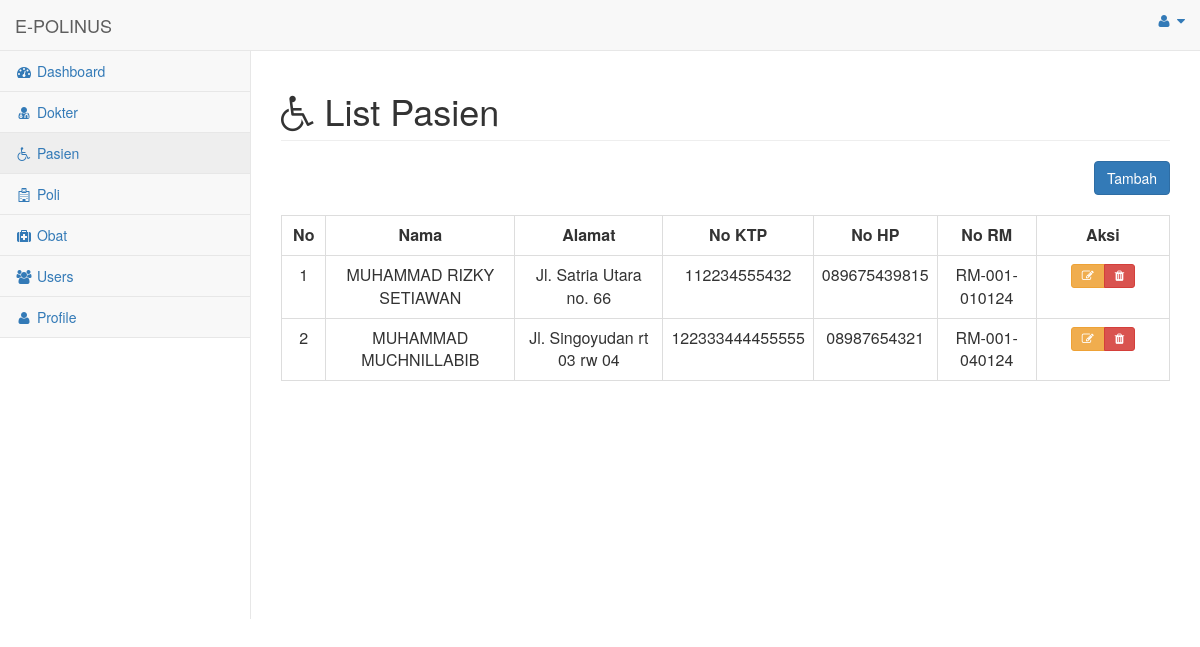
/menu/menu_pasien.php (signed in), run on an earlier commit of the app's database.
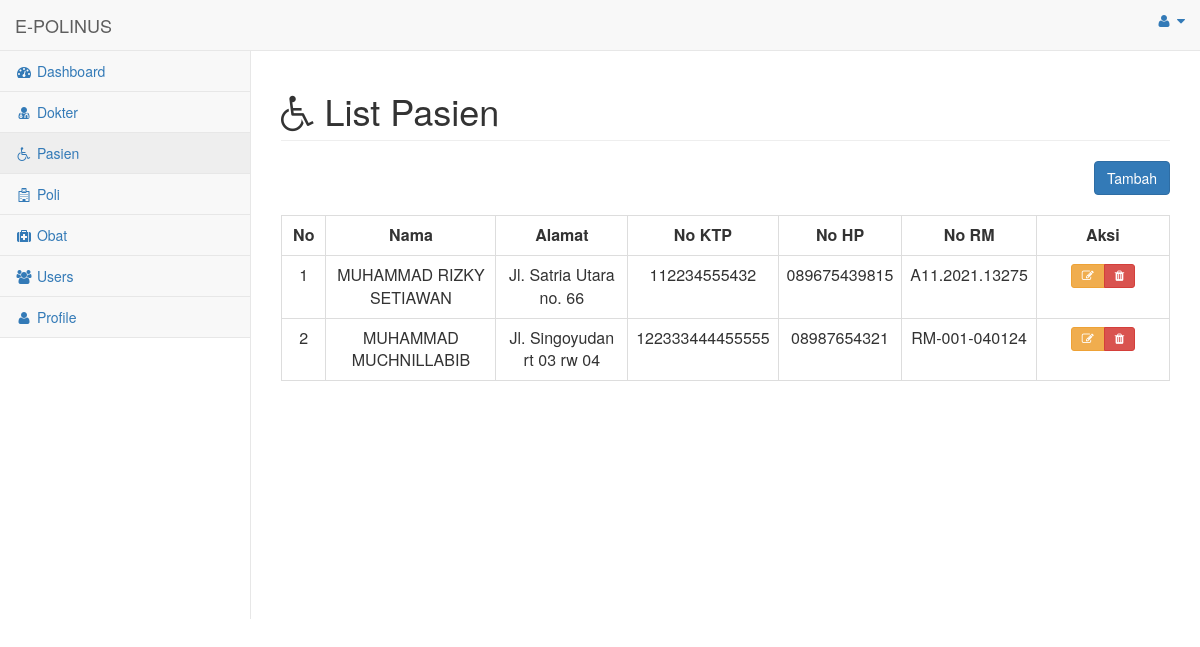
And on a later commit of the database.
### tables this page shows
CREATE TABLE `pasien` (
  `id` int(11) UNSIGNED NOT NULL,
  `nama` varchar(255) NOT NULL,
  `alamat` varchar(255) NOT NULL,
  `no_ktp` varchar(255) NOT NULL,
  `no_hp` varchar(255) NOT NULL,
  `nim` varchar(255) NOT NULL
);

### menu/menu_pasien.php (the view, shortened to what the changed rows need)
<html>
<head>
    <link href="../vendor/bootstrap/css/bootstrap.min.css" rel="stylesheet">
    <link href="../vendor/metisMenu/metisMenu.min.css" rel="stylesheet">
    <link href="../dist/css/sb-admin-2.css" rel="stylesheet">
    <link href="../vendor/morrisjs/morris.css" rel="stylesheet">
    <link href="../vendor/font-awesome/css/font-awesome.min.css" rel="stylesheet" type="text/css">
    <link href="../vendor/datatables-plugins/dataTables.bootstrap.css" rel="stylesheet">
    <link href="../vendor/datatables-responsive/dataTables.responsive.css" rel="stylesheet">
    <link rel="stylesheet" href="https://maxcdn.bootstrapcdn.com/bootstrap/3.4.1/css/bootstrap.min.css">
</head>
<body>
<div id="wrapper">
<div id="page-wrapper">
            <div class="row">
                <div class="col-lg-12">
                    <h1 class="page-header"><i class="fa fa-wheelchair"></i> List Pasien</h1>
                </div>
            </div>
            <br>
            <div class="card-body">
                <div class="table-responsive">
                    <table class="table table-bordered" id="dataTable" width="100%" cellspacing="0">
                    <?php
                        include '../koneksi.php';
                        $no = 1;
                        $query = "SELECT * FROM pasien";
                        $result = mysqli_query($koneksi, $query);
                        while ($row = mysqli_fetch_array($result)) :
                            ?>
                                    <tr align="center">
                                    <td><?= $no++ ?></td>
                                    <td><?= $row['nama'] ?></td>
                                    <td><?= $row['alamat'] ?></td>
                                    <td><?= $row['no_ktp'] ?></td>
                                    <td><?= $row['no_hp'] ?></td>
                                    <td><?= $row['nim'] ?></td>
                                    <td>
                                        <div class="btn-group" role="group">
                                        <a title="Edit Data" type="button" class="btn btn-sm btn-warning" data-toggle="modal" data-target="#modalEdit<?=$no?>"><i class="fa fa-edit"></i></a>
                                        <a title="Hapus Data" type="button" class="btn btn-sm btn-danger" data-toggle="modal" data-target="#modalHapus<?=$no?>" ><i class="fa fa-trash"></i></a>
                                        </div>
                                    </td>
                                    </tr>
                                    <?php endwhile; ?>
                    </table>
                </div>
            </div>
</div>
</div>
</body>
</html>

What changed in the data, as far as the page shows it:
changed pasien "MUHAMMAD RIZKY SETIAWAN": nim "RM-001-010124" → "A11.2021.13275"
